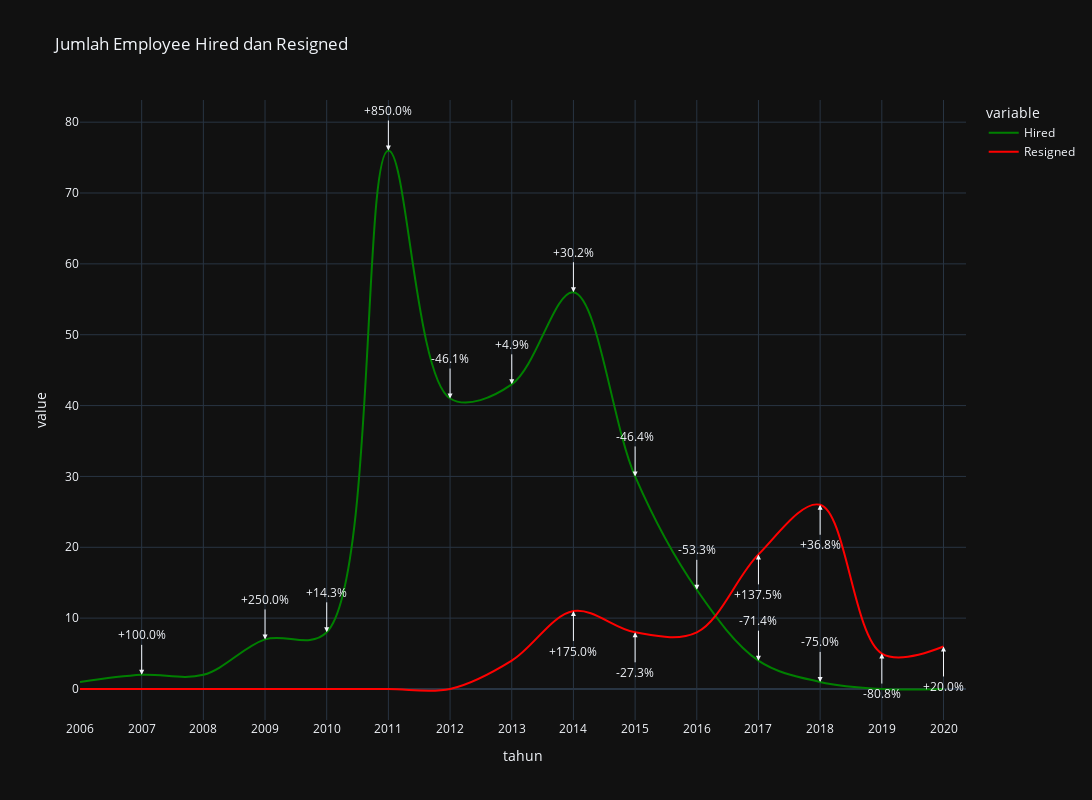

The notebook cell saved with this chart:
### Code cell
min_tahun = data_hiring_resign['tahun'].min()
max_tahun = data_hiring_resign['tahun'].max()
fig = px.line(data_hiring_resign, x='tahun', y=['Hired','Resigned'], title='Jumlah Employee Hired dan Resigned',
              template='plotly_dark',width=1200,height=800)
years = np.arange(min_tahun, max_tahun + 1)
fig.update_layout(xaxis={'tickvals':years, 'ticktext':years})
fig.data[0].line.smoothing = True
fig.data[0].line.shape = 'spline'
fig.data[0].line.color = 'green'
fig.data[1].line.smoothing = True
fig.data[1].line.shape = 'spline'
fig.data[1].line.color = 'red'
annotations = []
for i in range(1, len(data_hiring_resign)):
    jumlah_hire = data_hiring_resign.iloc[i]['Hired']
    jumlah_resign = data_hiring_resign.iloc[i]['Resigned']
    tahun = data_hiring_resign.iloc[i]['tahun']
    jumlah_hire_sebelumnya = data_hiring_resign.iloc[i-1]['Hired']
    jumlah_resign_sebelumnya = data_hiring_resign.iloc[i-1]['Resigned']
    if jumlah_hire != 0 and jumlah_hire_sebelumnya!= 0:
        persentase_kenaikan_hire = (jumlah_hire - jumlah_hire_sebelumnya) / jumlah_hire_sebelumnya * 100
        if persentase_kenaikan_hire != 0:
            if persentase_kenaikan_hire >= 0:
                annotation_x = f'+{persentase_kenaikan_hire:.1f}%'
            else:
                annotation_x = f'{persentase_kenaikan_hire:.1f}%'
            annotations.append(dict(x=tahun, y=jumlah_hire, text=annotation_x, showarrow=True, arrowhead=2, ax=0, ay=-40))
    if jumlah_resign != 0 and jumlah_resign_sebelumnya!= 0:
        persentase_kenaikan_y = (jumlah_resign - jumlah_resign_sebelumnya) / jumlah_resign_sebelumnya * 100
        if persentase_kenaikan_y != 0:
            if persentase_kenaikan_y >= 0:
                annotation_y = f'+{persentase_kenaikan_y:.1f}%'
            else:
                annotation_y = f'{persentase_kenaikan_y:.1f}%'
            annotations.append(dict(x=tahun, y=jumlah_resign, text=annotation_y, showarrow=True, arrowhead=2, ax=0, ay=40))
for annotation in annotations:
    fig.add_annotation(annotation)
fig.show()

### Figure 1 — Plotly figure (JSON) as saved in the notebook; plotly's stock layout.template omitted (floating-point values rounded to 4 significant figures)
{"data": [{"hovertemplate": "variable=Hired<br>tahun=%{x}<br>value=%{y}<extra></extra>", "legendgroup": "Hired", "line": {"color": "green", "dash": "solid", "shape": "spline", "smoothing": true}, "marker": {"symbol": "circle"}, "mode": "lines", "name": "Hired", "orientation": "v", "showlegend": true, "type": "scatter", "x": [2006, 2007, 2008, 2009, 2010, 2011, 2012, 2013, 2014, 2015, 2016, 2017, 2018, 2019, 2020], "xaxis": "x", "y": [1, 2, 2, 7, 8, 76, 41, 43, 56, 30, 14, 4, 1, 0, 0], "yaxis": "y"}, {"hovertemplate": "variable=Resigned<br>tahun=%{x}<br>value=%{y}<extra></extra>", "legendgroup": "Resigned", "line": {"color": "red", "dash": "solid", "shape": "spline", "smoothing": true}, "marker": {"symbol": "circle"}, "mode": "lines", "name": "Resigned", "orientation": "v", "showlegend": true, "type": "scatter", "x": [2006, 2007, 2008, 2009, 2010, 2011, 2012, 2013, 2014, 2015, 2016, 2017, 2018, 2019, 2020], "xaxis": "x", "y": [0, 0, 0, 0, 0, 0, 0, 4, 11, 8, 8, 19, 26, 5, 6], "yaxis": "y"}], "layout": {"annotations": [{"arrowhead": 2, "ax": 0, "ay": -40, "showarrow": true, "text": "+100.0%", "x": 2007, "y": 2}, {"arrowhead": 2, "ax": 0, "ay": -40, "showarrow": true, "text": "+250.0%", "x": 2009, "y": 7}, {"arrowhead": 2, "ax": 0, "ay": -40, "showarrow": true, "text": "+14.3%", "x": 2010, "y": 8}, {"arrowhead": 2, "ax": 0, "ay": -40, "showarrow": true, "text": "+850.0%", "x": 2011, "y": 76}, {"arrowhead": 2, "ax": 0, "ay": -40, "showarrow": true, "text": "-46.1%", "x": 2012, "y": 41}, {"arrowhead": 2, "ax": 0, "ay": -40, "showarrow": true, "text": "+4.9%", "x": 2013, "y": 43}, {"arrowhead": 2, "ax": 0, "ay": -40, "showarrow": true, "text": "+30.2%", "x": 2014, "y": 56}, {"arrowhead": 2, "ax": 0, "ay": 40, "showarrow": true, "text": "+175.0%", "x": 2014, "y": 11}, {"arrowhead": 2, "ax": 0, "ay": -40, "showarrow": true, "text": "-46.4%", "x": 2015, "y": 30}, {"arrowhead": 2, "ax": 0, "ay": 40, "showarrow": true, "text": "-27.3%", "x": 2015, "y": 8}, {"arrowhead": 2, "ax": 0, "ay": -40, "showarrow": true, "text": "-53.3%", "x": 2016, "y": 14}, {"arrowhead": 2, "ax": 0, "ay": -40, "showarrow": true, "text": "-71.4%", "x": 2017, "y": 4}, {"arrowhead": 2, "ax": 0, "ay": 40, "showarrow": true, "text": "+137.5%", "x": 2017, "y": 19}, {"arrowhead": 2, "ax": 0, "ay": -40, "showarrow": true, "text": "-75.0%", "x": 2018, "y": 1}, {"arrowhead": 2, "ax": 0, "ay": 40, "showarrow": true, "text": "+36.8%", "x": 2018, "y": 26}, {"arrowhead": 2, "ax": 0, "ay": 40, "showarrow": true, "text": "-80.8%", "x": 2019, "y": 5}, {"arrowhead": 2, "ax": 0, "ay": 40, "showarrow": true, "text": "+20.0%", "x": 2020, "y": 6}], "height": 800, "legend": {"title": {"text": "variable"}, "tracegroupgap": 0}, "title": {"text": "Jumlah Employee Hired dan Resigned"}, "width": 1200, "xaxis": {"anchor": "y", "domain": [0, 1], "ticktext": [2006, 2007, 2008, 2009, 2010, 2011, 2012, 2013, 2014, 2015, 2016, 2017, 2018, 2019, 2020], "tickvals": [2006, 2007, 2008, 2009, 2010, 2011, 2012, 2013, 2014, 2015, 2016, 2017, 2018, 2019, 2020], "title": {"text": "tahun"}}, "yaxis": {"anchor": "x", "domain": [0, 1], "title": {"text": "value"}}}}
